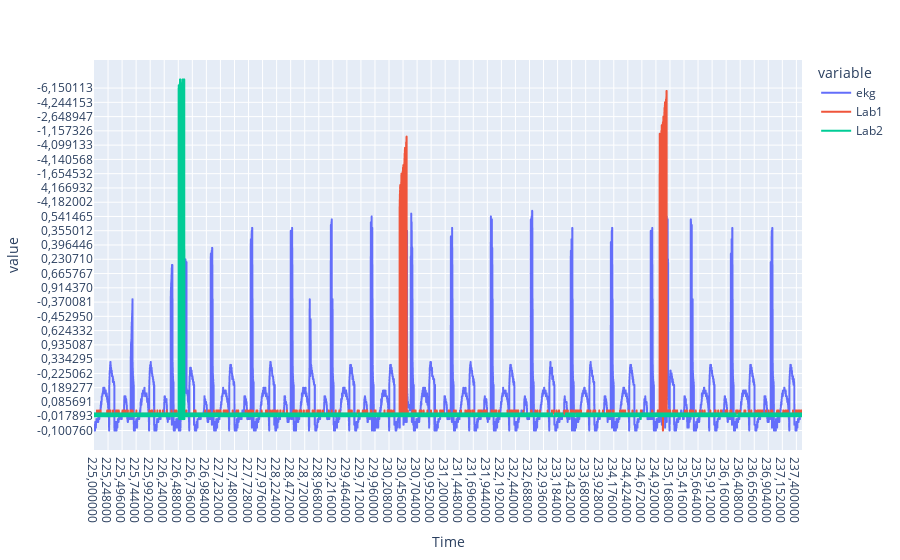

Notebook cell for this chart:
### Code cell
import plotly.express as px

fig = px.line(df, y=['ekg', 'Lab1', 'Lab2'])
# fig.add_trace(px.scatter(df, y=df['v0']))
fig.show()

### Figure 1 — Plotly figure (JSON) as saved in the notebook; plotly's stock layout.template omitted (floating-point values rounded to 4 significant figures; data arrays with more than 128 entries replaced by an {"elided": "..."} marker saying what was removed)
{"data": [{"hovertemplate": "variable=ekg<br>Time=%{x}<br>value=%{y}<extra></extra>", "legendgroup": "ekg", "line": {"color": "#636efa", "dash": "solid"}, "marker": {"symbol": "circle"}, "mode": "lines", "name": "ekg", "showlegend": true, "type": "scattergl", "x": {"elided": "12500 str values"}, "xaxis": "x", "y": {"elided": "12500 str values"}, "yaxis": "y"}, {"hovertemplate": "variable=Lab1<br>Time=%{x}<br>value=%{y}<extra></extra>", "legendgroup": "Lab1", "line": {"color": "#EF553B", "dash": "solid"}, "marker": {"symbol": "circle"}, "mode": "lines", "name": "Lab1", "showlegend": true, "type": "scattergl", "x": {"elided": "12500 str values"}, "xaxis": "x", "y": {"elided": "12500 str values"}, "yaxis": "y"}, {"hovertemplate": "variable=Lab2<br>Time=%{x}<br>value=%{y}<extra></extra>", "legendgroup": "Lab2", "line": {"color": "#00cc96", "dash": "solid"}, "marker": {"symbol": "circle"}, "mode": "lines", "name": "Lab2", "showlegend": true, "type": "scattergl", "x": {"elided": "12500 str values"}, "xaxis": "x", "y": {"elided": "12500 str values"}, "yaxis": "y"}], "layout": {"autosize": true, "legend": {"title": {"text": "variable"}, "tracegroupgap": 0}, "margin": {"t": 60}, "xaxis": {"anchor": "y", "autorange": true, "domain": [0, 1], "range": [0, 12499], "title": {"text": "Time"}, "type": "category"}, "yaxis": {"anchor": "x", "autorange": true, "domain": [0, 1], "range": [-6.833, 129.8], "title": {"text": "value"}, "type": "category"}}}
